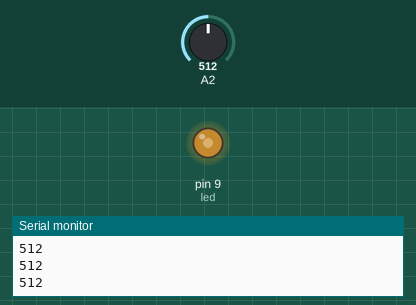
A sketch run on a simulated Arduino Uno, built with avr-gcc and run on an emulated ATmega328P. Parts: output pins drawn as LEDs (lit = HIGH), the last lines printed to the serial monitor. The inputs (shaded band) are chosen by the test bench; at power-on: A2 = 512.

Above: at 1.2 s.
1.3 s: A2 set to 716
At 2.5 s:
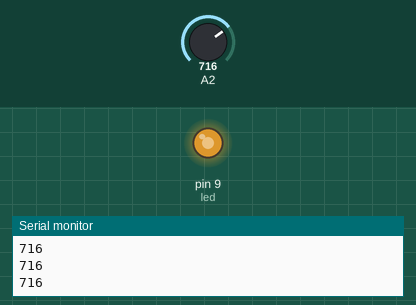
2.8 s: A2 set to 900
At 4.0 s:
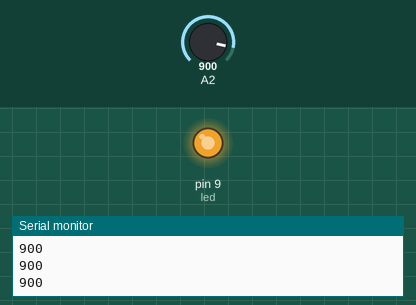
4.3 s: A2 set to 122
At 5.4 s:
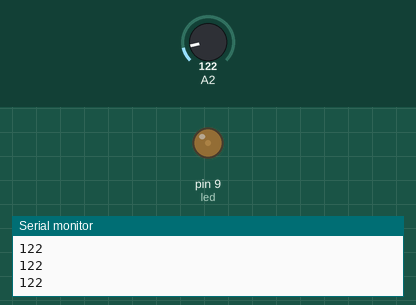
5.8 s: A2 set to 0
At 6.7 s:
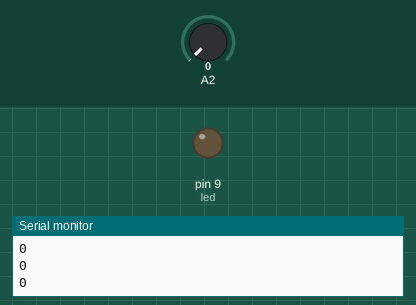
7.3 s: A2 set to 511
At 8.0 s:
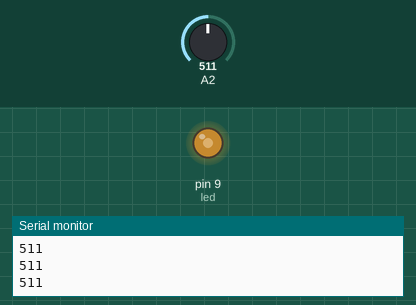
Timing chart, 0 to 9.8 s (numbered marks = the images above; inputs shaded):
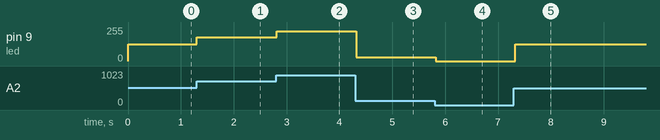

Measured:
- after the input at 1.3 s, pin 9 (led): 127/255 → 178/255 at once
- after the input at 2.8 s, pin 9 (led): 178/255 → 224/255 at once
- after the input at 4.3 s, pin 9 (led): 224/255 → 30/255 at once
- after the input at 5.8 s, pin 9 (led): 30/255 → 0/255 at once
- after the input at 7.3 s, pin 9 (led): 0/255 → 127/255 at once

The sketch:

sound.ino
```cpp
int led = 9;
void setup() {
  // put your setup code here, to run once:
  pinMode(led, OUTPUT);
  Serial.begin(9600);
}

void loop() {
  // put your main code here, to run repeatedly:
  int value = analogRead(A2);

  int adjust = map(value, 0, 1024, 0, 255);
  analogWrite(led, adjust);
  Serial.println(value);
  delay(100);
}
```
